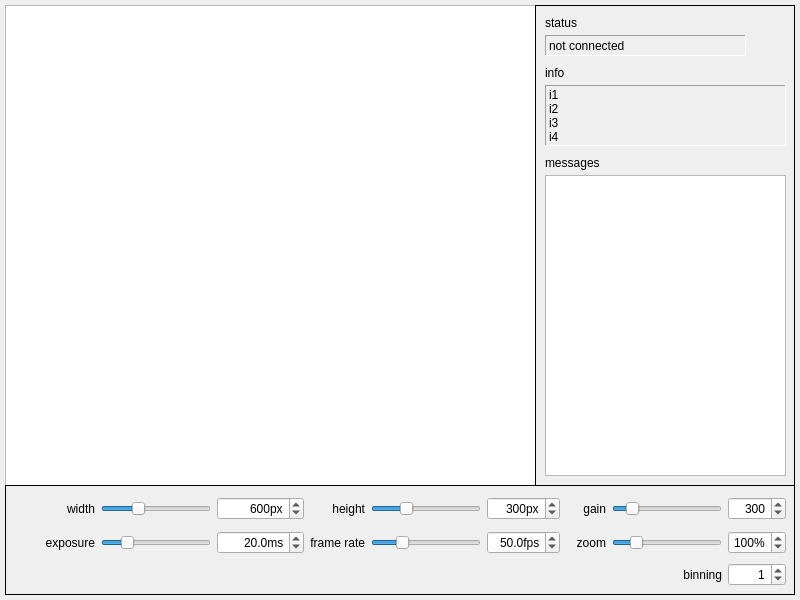
<?xml version="1.0" encoding="UTF-8"?>
<ui version="4.0">
 <class>xCWdgt</class>
 <widget class="QWidget" name="xCWdgt">
  <property name="geometry">
   <rect>
    <x>0</x>
    <y>0</y>
    <width>800</width>
    <height>600</height>
   </rect>
  </property>
  <property name="windowTitle">
   <string>xCWdgt</string>
  </property>
  <widget class="QFrame" name="pSettingsPanel">
   <property name="geometry">
    <rect>
     <x>5</x>
     <y>485</y>
     <width>790</width>
     <height>110</height>
    </rect>
   </property>
   <property name="minimumSize">
    <size>
     <width>0</width>
     <height>79</height>
    </size>
   </property>
   <property name="autoFillBackground">
    <bool>true</bool>
   </property>
   <property name="frameShape">
    <enum>QFrame::Box</enum>
   </property>
   <property name="frameShadow">
    <enum>QFrame::Plain</enum>
   </property>
   <widget class="QWidget" name="layoutWidget">
    <property name="geometry">
     <rect>
      <x>10</x>
      <y>10</y>
      <width>771</width>
      <height>91</height>
     </rect>
    </property>
    <layout class="QGridLayout" name="gridLayout">
     <item row="2" column="8" rowspan="2">
      <widget class="QSlider" name="pZoomSlider">
       <property name="focusPolicy">
        <enum>Qt::NoFocus</enum>
       </property>
       <property name="minimum">
        <number>10</number>
       </property>
       <property name="maximum">
        <number>500</number>
       </property>
       <property name="value">
        <number>100</number>
       </property>
       <property name="orientation">
        <enum>Qt::Horizontal</enum>
       </property>
      </widget>
     </item>
     <item row="4" column="9">
      <widget class="QSpinBox" name="pBinningSB">
       <property name="minimumSize">
        <size>
         <width>40</width>
         <height>0</height>
        </size>
       </property>
       <property name="alignment">
        <set>Qt::AlignRight|Qt::AlignTrailing|Qt::AlignVCenter</set>
       </property>
       <property name="maximum">
        <number>10</number>
       </property>
       <property name="value">
        <number>1</number>
       </property>
      </widget>
     </item>
     <item row="0" column="5" rowspan="2" colspan="2">
      <widget class="QSpinBox" name="pCameraHeightSB">
       <property name="minimumSize">
        <size>
         <width>60</width>
         <height>0</height>
        </size>
       </property>
       <property name="alignment">
        <set>Qt::AlignRight|Qt::AlignTrailing|Qt::AlignVCenter</set>
       </property>
       <property name="suffix">
        <string>px</string>
       </property>
       <property name="minimum">
        <number>1</number>
       </property>
       <property name="maximum">
        <number>1200</number>
       </property>
       <property name="value">
        <number>300</number>
       </property>
      </widget>
     </item>
     <item row="0" column="0" rowspan="2">
      <widget class="QLabel" name="pCamWidthLab">
       <property name="minimumSize">
        <size>
         <width>40</width>
         <height>0</height>
        </size>
       </property>
       <property name="text">
        <string>width</string>
       </property>
       <property name="alignment">
        <set>Qt::AlignRight|Qt::AlignTrailing|Qt::AlignVCenter</set>
       </property>
      </widget>
     </item>
     <item row="2" column="7" rowspan="2">
      <widget class="QLabel" name="label_16">
       <property name="minimumSize">
        <size>
         <width>40</width>
         <height>0</height>
        </size>
       </property>
       <property name="maximumSize">
        <size>
         <width>40</width>
         <height>16777215</height>
        </size>
       </property>
       <property name="text">
        <string>zoom</string>
       </property>
       <property name="alignment">
        <set>Qt::AlignRight|Qt::AlignTrailing|Qt::AlignVCenter</set>
       </property>
      </widget>
     </item>
     <item row="2" column="9" rowspan="2">
      <widget class="QSpinBox" name="pZoomSB">
       <property name="minimumSize">
        <size>
         <width>40</width>
         <height>0</height>
        </size>
       </property>
       <property name="alignment">
        <set>Qt::AlignRight|Qt::AlignTrailing|Qt::AlignVCenter</set>
       </property>
       <property name="suffix">
        <string>%</string>
       </property>
       <property name="minimum">
        <number>10</number>
       </property>
       <property name="maximum">
        <number>500</number>
       </property>
       <property name="value">
        <number>100</number>
       </property>
      </widget>
     </item>
     <item row="0" column="3" rowspan="2">
      <widget class="QLabel" name="pCamHeightLab">
       <property name="minimumSize">
        <size>
         <width>40</width>
         <height>0</height>
        </size>
       </property>
       <property name="text">
        <string>height</string>
       </property>
       <property name="alignment">
        <set>Qt::AlignRight|Qt::AlignTrailing|Qt::AlignVCenter</set>
       </property>
      </widget>
     </item>
     <item row="4" column="8">
      <widget class="QLabel" name="label_17">
       <property name="text">
        <string>binning</string>
       </property>
       <property name="alignment">
        <set>Qt::AlignRight|Qt::AlignTrailing|Qt::AlignVCenter</set>
       </property>
      </widget>
     </item>
     <item row="0" column="7" rowspan="2">
      <widget class="QLabel" name="label_15">
       <property name="minimumSize">
        <size>
         <width>40</width>
         <height>0</height>
        </size>
       </property>
       <property name="maximumSize">
        <size>
         <width>40</width>
         <height>16777215</height>
        </size>
       </property>
       <property name="text">
        <string>gain</string>
       </property>
       <property name="alignment">
        <set>Qt::AlignRight|Qt::AlignTrailing|Qt::AlignVCenter</set>
       </property>
      </widget>
     </item>
     <item row="0" column="4" rowspan="2">
      <widget class="QSlider" name="pCameraHeightSlider">
       <property name="focusPolicy">
        <enum>Qt::NoFocus</enum>
       </property>
       <property name="minimum">
        <number>1</number>
       </property>
       <property name="maximum">
        <number>1020</number>
       </property>
       <property name="value">
        <number>300</number>
       </property>
       <property name="orientation">
        <enum>Qt::Horizontal</enum>
       </property>
      </widget>
     </item>
     <item row="0" column="8" rowspan="2">
      <widget class="QSlider" name="pGainSlider">
       <property name="focusPolicy">
        <enum>Qt::NoFocus</enum>
       </property>
       <property name="minimum">
        <number>190</number>
       </property>
       <property name="maximum">
        <number>1023</number>
       </property>
       <property name="value">
        <number>300</number>
       </property>
       <property name="orientation">
        <enum>Qt::Horizontal</enum>
       </property>
      </widget>
     </item>
     <item row="0" column="9" rowspan="2">
      <widget class="QSpinBox" name="pGainSB">
       <property name="minimumSize">
        <size>
         <width>40</width>
         <height>0</height>
        </size>
       </property>
       <property name="alignment">
        <set>Qt::AlignRight|Qt::AlignTrailing|Qt::AlignVCenter</set>
       </property>
       <property name="minimum">
        <number>190</number>
       </property>
       <property name="maximum">
        <number>1023</number>
       </property>
       <property name="value">
        <number>300</number>
       </property>
      </widget>
     </item>
     <item row="0" column="2" rowspan="2">
      <widget class="QSpinBox" name="pCameraWidthSB">
       <property name="minimumSize">
        <size>
         <width>40</width>
         <height>0</height>
        </size>
       </property>
       <property name="alignment">
        <set>Qt::AlignRight|Qt::AlignTrailing|Qt::AlignVCenter</set>
       </property>
       <property name="suffix">
        <string>px</string>
       </property>
       <property name="minimum">
        <number>1</number>
       </property>
       <property name="maximum">
        <number>1920</number>
       </property>
       <property name="value">
        <number>600</number>
       </property>
      </widget>
     </item>
     <item row="0" column="1" rowspan="2">
      <widget class="QSlider" name="pCameraWidthSlider">
       <property name="focusPolicy">
        <enum>Qt::NoFocus</enum>
       </property>
       <property name="minimum">
        <number>1</number>
       </property>
       <property name="maximum">
        <number>1920</number>
       </property>
       <property name="value">
        <number>600</number>
       </property>
       <property name="orientation">
        <enum>Qt::Horizontal</enum>
       </property>
      </widget>
     </item>
     <item row="2" column="5" rowspan="2" colspan="2">
      <widget class="QDoubleSpinBox" name="pFrameRateDSB">
       <property name="alignment">
        <set>Qt::AlignRight|Qt::AlignTrailing|Qt::AlignVCenter</set>
       </property>
       <property name="suffix">
        <string>fps</string>
       </property>
       <property name="decimals">
        <number>1</number>
       </property>
       <property name="minimum">
        <double>0.000000000000000</double>
       </property>
       <property name="maximum">
        <double>200.000000000000000</double>
       </property>
       <property name="value">
        <double>50.000000000000000</double>
       </property>
      </widget>
     </item>
     <item row="2" column="4" rowspan="2">
      <widget class="QSlider" name="pFrameRateSlider">
       <property name="focusPolicy">
        <enum>Qt::NoFocus</enum>
       </property>
       <property name="minimum">
        <number>2</number>
       </property>
       <property name="maximum">
        <number>2000</number>
       </property>
       <property name="value">
        <number>500</number>
       </property>
       <property name="orientation">
        <enum>Qt::Horizontal</enum>
       </property>
      </widget>
     </item>
     <item row="2" column="3" rowspan="2">
      <widget class="QLabel" name="label_10">
       <property name="text">
        <string>frame rate</string>
       </property>
       <property name="alignment">
        <set>Qt::AlignRight|Qt::AlignTrailing|Qt::AlignVCenter</set>
       </property>
      </widget>
     </item>
     <item row="2" column="2" rowspan="2">
      <widget class="QDoubleSpinBox" name="pExposureDSB">
       <property name="alignment">
        <set>Qt::AlignRight|Qt::AlignTrailing|Qt::AlignVCenter</set>
       </property>
       <property name="suffix">
        <string>ms</string>
       </property>
       <property name="decimals">
        <number>1</number>
       </property>
       <property name="minimum">
        <double>2.000000000000000</double>
       </property>
       <property name="maximum">
        <double>10000.000000000000000</double>
       </property>
       <property name="value">
        <double>20.000000000000000</double>
       </property>
      </widget>
     </item>
     <item row="2" column="1" rowspan="2">
      <widget class="QSlider" name="pExposureSlider">
       <property name="focusPolicy">
        <enum>Qt::NoFocus</enum>
       </property>
       <property name="minimum">
        <number>2</number>
       </property>
       <property name="maximum">
        <number>1000</number>
       </property>
       <property name="value">
        <number>200</number>
       </property>
       <property name="orientation">
        <enum>Qt::Horizontal</enum>
       </property>
      </widget>
     </item>
     <item row="2" column="0" rowspan="2">
      <widget class="QLabel" name="label_9">
       <property name="minimumSize">
        <size>
         <width>80</width>
         <height>0</height>
        </size>
       </property>
       <property name="text">
        <string>exposure</string>
       </property>
       <property name="alignment">
        <set>Qt::AlignRight|Qt::AlignTrailing|Qt::AlignVCenter</set>
       </property>
      </widget>
     </item>
    </layout>
   </widget>
  </widget>
  <widget class="QGraphicsView" name="pCamImgGV">
   <property name="geometry">
    <rect>
     <x>5</x>
     <y>5</y>
     <width>790</width>
     <height>590</height>
    </rect>
   </property>
   <property name="sizePolicy">
    <sizepolicy hsizetype="Fixed" vsizetype="Fixed">
     <horstretch>0</horstretch>
     <verstretch>0</verstretch>
    </sizepolicy>
   </property>
  </widget>
  <widget class="QFrame" name="pStatusPanel">
   <property name="geometry">
    <rect>
     <x>535</x>
     <y>5</y>
     <width>260</width>
     <height>481</height>
    </rect>
   </property>
   <property name="minimumSize">
    <size>
     <width>0</width>
     <height>79</height>
    </size>
   </property>
   <property name="autoFillBackground">
    <bool>true</bool>
   </property>
   <property name="frameShape">
    <enum>QFrame::Box</enum>
   </property>
   <property name="frameShadow">
    <enum>QFrame::Plain</enum>
   </property>
   <widget class="QLabel" name="label">
    <property name="geometry">
     <rect>
      <x>10</x>
      <y>10</y>
      <width>52</width>
      <height>15</height>
     </rect>
    </property>
    <property name="text">
     <string>status</string>
    </property>
   </widget>
   <widget class="QLabel" name="label_2">
    <property name="geometry">
     <rect>
      <x>10</x>
      <y>60</y>
      <width>52</width>
      <height>15</height>
     </rect>
    </property>
    <property name="text">
     <string>info</string>
    </property>
   </widget>
   <widget class="QLabel" name="label_3">
    <property name="geometry">
     <rect>
      <x>10</x>
      <y>150</y>
      <width>61</width>
      <height>16</height>
     </rect>
    </property>
    <property name="text">
     <string>messages</string>
    </property>
   </widget>
   <widget class="QLabel" name="pStatusLab">
    <property name="geometry">
     <rect>
      <x>10</x>
      <y>30</y>
      <width>201</width>
      <height>21</height>
     </rect>
    </property>
    <property name="frameShape">
     <enum>QFrame::Panel</enum>
    </property>
    <property name="frameShadow">
     <enum>QFrame::Sunken</enum>
    </property>
    <property name="text">
     <string>not connected</string>
    </property>
   </widget>
   <widget class="QLabel" name="pInfoLab">
    <property name="geometry">
     <rect>
      <x>10</x>
      <y>80</y>
      <width>241</width>
      <height>61</height>
     </rect>
    </property>
    <property name="frameShape">
     <enum>QFrame::Panel</enum>
    </property>
    <property name="frameShadow">
     <enum>QFrame::Sunken</enum>
    </property>
    <property name="text">
     <string>i1
i2
i3
i4</string>
    </property>
   </widget>
   <widget class="QTextBrowser" name="pMSGBrowser">
    <property name="geometry">
     <rect>
      <x>10</x>
      <y>170</y>
      <width>241</width>
      <height>301</height>
     </rect>
    </property>
   </widget>
   <widget class="QLabel" name="pStatusPixLab">
    <property name="geometry">
     <rect>
      <x>222</x>
      <y>9</y>
      <width>31</width>
      <height>61</height>
     </rect>
    </property>
    <property name="text">
     <string/>
    </property>
    <property name="pixmap">
     <pixmap resource="xCam_resources.qrc">:/images/traffic_light_empty.png</pixmap>
    </property>
    <property name="scaledContents">
     <bool>true</bool>
    </property>
   </widget>
  </widget>
  <action name="actionconnect">
   <property name="checkable">
    <bool>true</bool>
   </property>
   <property name="icon">
    <iconset resource="xCam_resources.qrc">
     <normaloff>:/images/connections.png</normaloff>:/images/connections.png</iconset>
   </property>
   <property name="text">
    <string>connect</string>
   </property>
  </action>
  <action name="actionstart_stop_acquiring">
   <property name="checkable">
    <bool>true</bool>
   </property>
   <property name="icon">
    <iconset resource="xCam_resources.qrc">
     <normaloff>:/images/recording.png</normaloff>:/images/recording.png</iconset>
   </property>
   <property name="text">
    <string>start/stop acquiring</string>
   </property>
  </action>
  <action name="actionsettings">
   <property name="checkable">
    <bool>true</bool>
   </property>
   <property name="icon">
    <iconset resource="xCam_resources.qrc">
     <normaloff>:/images/adjust.png</normaloff>:/images/adjust.png</iconset>
   </property>
   <property name="text">
    <string>settings panel</string>
   </property>
  </action>
  <action name="actioninfo_panel">
   <property name="checkable">
    <bool>true</bool>
   </property>
   <property name="icon">
    <iconset resource="xCam_resources.qrc">
     <normaloff>:/images/messages.png</normaloff>:/images/messages.png</iconset>
   </property>
   <property name="text">
    <string>info panel</string>
   </property>
  </action>
  <action name="actionset_output_stream">
   <property name="checkable">
    <bool>true</bool>
   </property>
   <property name="icon">
    <iconset resource="xCam_resources.qrc">
     <normaloff>:/images/save.png</normaloff>:/images/save.png</iconset>
   </property>
   <property name="text">
    <string>set output stream </string>
   </property>
  </action>
  <zorder>pCamImgGV</zorder>
  <zorder>pSettingsPanel</zorder>
  <zorder>pStatusPanel</zorder>
 </widget>
 <resources>
  <include location="xCam_resources.qrc"/>
 </resources>
 <connections>
  <connection>
   <sender>pZoomSB</sender>
   <signal>valueChanged(int)</signal>
   <receiver>pZoomSlider</receiver>
   <slot>setValue(int)</slot>
   <hints>
    <hint type="sourcelabel">
     <x>766</x>
     <y>545</y>
    </hint>
    <hint type="destinationlabel">
     <x>695</x>
     <y>547</y>
    </hint>
   </hints>
  </connection>
  <connection>
   <sender>pZoomSlider</sender>
   <signal>valueChanged(int)</signal>
   <receiver>pZoomSB</receiver>
   <slot>setValue(int)</slot>
   <hints>
    <hint type="sourcelabel">
     <x>687</x>
     <y>543</y>
    </hint>
    <hint type="destinationlabel">
     <x>737</x>
     <y>546</y>
    </hint>
   </hints>
  </connection>
  <connection>
   <sender>pGainSlider</sender>
   <signal>valueChanged(int)</signal>
   <receiver>pGainSB</receiver>
   <slot>setValue(int)</slot>
   <hints>
    <hint type="sourcelabel">
     <x>724</x>
     <y>516</y>
    </hint>
    <hint type="destinationlabel">
     <x>784</x>
     <y>520</y>
    </hint>
   </hints>
  </connection>
  <connection>
   <sender>pGainSB</sender>
   <signal>valueChanged(int)</signal>
   <receiver>pGainSlider</receiver>
   <slot>setValue(int)</slot>
   <hints>
    <hint type="sourcelabel">
     <x>784</x>
     <y>520</y>
    </hint>
    <hint type="destinationlabel">
     <x>724</x>
     <y>516</y>
    </hint>
   </hints>
  </connection>
  <connection>
   <sender>pCameraHeightSlider</sender>
   <signal>valueChanged(int)</signal>
   <receiver>pCameraHeightSB</receiver>
   <slot>setValue(int)</slot>
   <hints>
    <hint type="sourcelabel">
     <x>460</x>
     <y>516</y>
    </hint>
    <hint type="destinationlabel">
     <x>561</x>
     <y>520</y>
    </hint>
   </hints>
  </connection>
  <connection>
   <sender>pCameraHeightSB</sender>
   <signal>valueChanged(int)</signal>
   <receiver>pCameraHeightSlider</receiver>
   <slot>setValue(int)</slot>
   <hints>
    <hint type="sourcelabel">
     <x>561</x>
     <y>520</y>
    </hint>
    <hint type="destinationlabel">
     <x>483</x>
     <y>516</y>
    </hint>
   </hints>
  </connection>
  <connection>
   <sender>pCameraWidthSlider</sender>
   <signal>valueChanged(int)</signal>
   <receiver>pCameraWidthSB</receiver>
   <slot>setValue(int)</slot>
   <hints>
    <hint type="sourcelabel">
     <x>212</x>
     <y>516</y>
    </hint>
    <hint type="destinationlabel">
     <x>303</x>
     <y>520</y>
    </hint>
   </hints>
  </connection>
  <connection>
   <sender>pCameraWidthSB</sender>
   <signal>valueChanged(int)</signal>
   <receiver>pCameraWidthSlider</receiver>
   <slot>setValue(int)</slot>
   <hints>
    <hint type="sourcelabel">
     <x>303</x>
     <y>520</y>
    </hint>
    <hint type="destinationlabel">
     <x>212</x>
     <y>516</y>
    </hint>
   </hints>
  </connection>
 </connections>
</ui>
